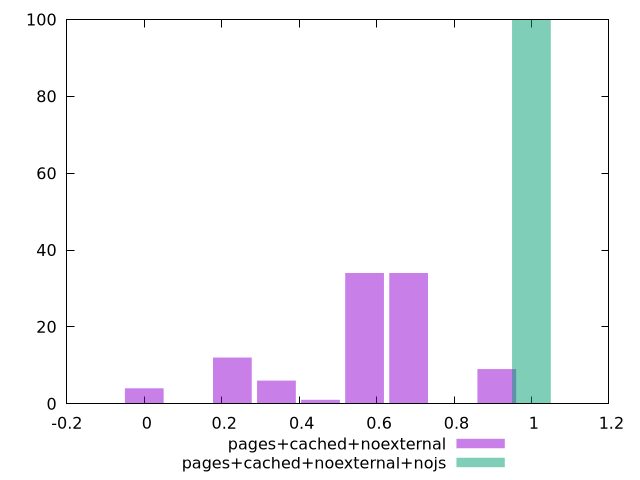

Here is the gnuplot script that generated this plot:
$_pagesCachedNoexternal <<EOF
0 4
0.5690269162953917 34
0.68283229955447 34
0.341416149777235 6
0.9104430660726267 9
0.22761076651815668 12
0.45522153303631335 1
EOF
$_pagesCachedNoexternalNojs <<EOF
1 100
EOF
set key outside below
set terminal pngcairo
set output "report_00004_2020-11-02T20-21-41.718Z/cumulative-layout-shift/cumulative-layout-shift_pages+cached+noexternal_pages+cached+noexternal+nojs+hist.png"
set boxwidth 0.1
set style fill transparent solid 0.5 noborder
set yrange [0:100]
plot $_pagesCachedNoexternal title "pages+cached+noexternal" with boxes ,$_pagesCachedNoexternalNojs title "pages+cached+noexternal+nojs" with boxes ,
